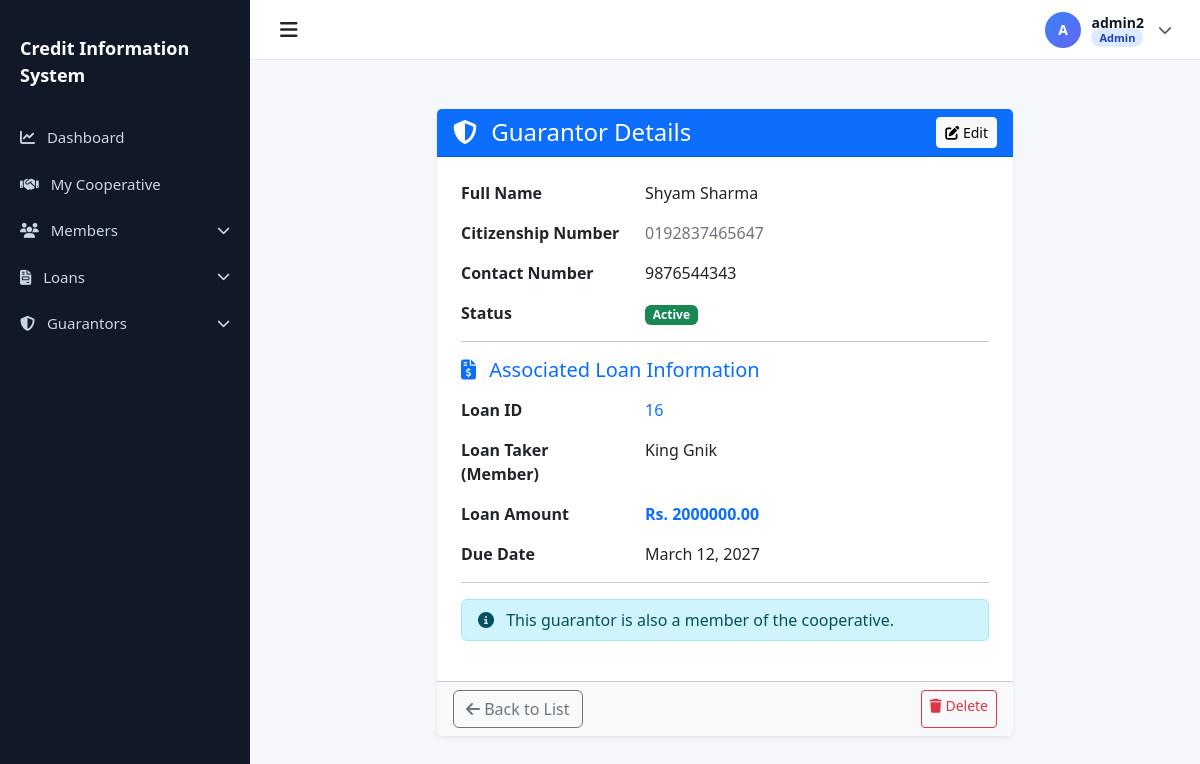
The page /loans/guarantors/6/ (signed in) on the database its author committed.
### accounts/models.py (models this page shows, shortened)
class User(AbstractUser):
    ROLE_CHOICES = (
        ('superadmin', 'Super Admin'),
        ('admin', 'Admin'),
        ('staff', 'Staff'),
    )
    role = models.CharField(max_length=20, choices=ROLE_CHOICES, default='staff')
    cooperative = models.ForeignKey(
        'cooperatives.Cooperative',
        on_delete=models.SET_NULL,
        null=True,
        blank=True,
        related_name='users',
        help_text="Null for Super Admin users"
    )
    is_first_login = models.BooleanField(default=True)
    class Meta:
        ordering = ['-date_joined']
        indexes = [
            models.Index(fields=['role']),
            models.Index(fields=['cooperative']),
        ]
    def is_superadmin(self):
        return self.role == 'superadmin'
    def is_admin(self):
        return self.role == 'admin'
    def is_staff_user(self):
        return self.role == 'staff'

### loans/models.py (models this page shows, shortened)
class Guarantor(models.Model):
    STATUS_CHOICES = [
        ('Active', 'Active'),
        ('Released', 'Released'),
    ]
    name = models.CharField(max_length=255)
    citizenship_number = models.CharField(max_length=50)
    loan = models.ForeignKey(Loan, on_delete=models.CASCADE, related_name="guarantors")
    member = models.ForeignKey(Member, on_delete=models.SET_NULL, null=True, blank=True, related_name="guaranteed_loans")
    contact_number = models.CharField(max_length=15)
    status = models.CharField(max_length=10, choices=STATUS_CHOICES, default='Active')

class Loan(models.Model):
    STATUS_CHOICES = [
        ('Active', 'Active'),
        ('Cleared', 'Cleared'),
        ('Overdue', 'Overdue'),
    ]
    loan_id = models.AutoField(primary_key=True)
    member = models.ForeignKey(
        Member,
        on_delete=models.CASCADE,
        related_name="loans"
    )
    cooperative = models.ForeignKey(
        Cooperative,
        on_delete=models.CASCADE,
        related_name="loans"
    )
    loan_amount = models.DecimalField(max_digits=12, decimal_places=2)
    interest_rate = models.DecimalField(
        max_digits=5,
        decimal_places=2,
        help_text="Interest rate in %"
    )
    loan_date = models.DateField()
    due_date = models.DateField()
    status = models.CharField(
        max_length=10,
        choices=STATUS_CHOICES,
        default="Active"
    )
    remaining_balance = models.DecimalField(
        max_digits=12,
        decimal_places=2,
        blank=True
    )
    created_by = models.ForeignKey(
        settings.AUTH_USER_MODEL,
        on_delete=models.SET_NULL,
        null=True
    )
    created_at = models.DateTimeField(auto_now_add=True)

### members/models.py (models this page shows, shortened)
class Member(models.Model):
    full_name = models.CharField(max_length=255)
    citizenship_number = models.CharField(max_length=50, unique=True)
    unique_system_id = models.CharField(max_length=100, unique=True, editable=False)
    address = models.TextField()
    phone = models.CharField(max_length=20)
    blacklist_status = models.BooleanField(default=False)
    cooperative = models.ForeignKey(
        'cooperatives.Cooperative',
        on_delete=models.CASCADE,
        related_name='members'
    )
    created_at = models.DateTimeField(auto_now_add=True)
    updated_at = models.DateTimeField(auto_now=True)
    class Meta:
        ordering = ['-created_at']
        indexes = [
            models.Index(fields=['citizenship_number']),
            models.Index(fields=['unique_system_id']),
            models.Index(fields=['blacklist_status']),
        ]

### loans/views.py (the view)
# urls.py: path('guarantors/<int:pk>/', GuarantorDetailView.as_view(), name='guarantor_detail'),
class GuarantorDetailView(StaffOrAdminMixin, LoginRequiredMixin, DetailView):
    model = Guarantor
    template_name = 'loans/guarantor_detail.html'
    context_object_name = 'guarantor'
    def get_queryset(self):
        qs = super().get_queryset()
        if not self.request.user.is_superadmin():
            qs = qs.filter(loan__cooperative=self.request.user.cooperative)
        return qs

### accounts/permissions.py (called while the page is built)
    def test_func(self):
        return self.request.user.is_authenticated and (
            self.request.user.is_staff_user() or
            self.request.user.is_admin() or
            self.request.user.is_superadmin()
        )

### templates/loans/guarantor_detail.html
{% extends "base.html" %}
{% block content %}
<div class="container py-4">
    <div class="row justify-content-center">
        <div class="col-md-8">
            <div class="card shadow-sm border-0">
                <div class="card-header bg-primary text-white d-flex justify-content-between align-items-center">
                    <h4 class="mb-0"><i class="fa-solid fa-shield-halved me-2"></i> Guarantor Details</h4>
                    <div>
                        <a href="{% url 'loans:update_guarantor' guarantor.pk %}" class="btn btn-sm btn-light">
                            <i class="fa-solid fa-pen-to-square"></i> Edit
                        </a>
                    </div>
                </div>
                <div class="card-body p-4">
                    <div class="row mb-3">
                        <div class="col-sm-4 fw-bold">Full Name</div>
                        <div class="col-sm-8">{{ guarantor.name }}</div>
                    </div>
                    <div class="row mb-3">
                        <div class="col-sm-4 fw-bold">Citizenship Number</div>
                        <div class="col-sm-8 text-secondary">{{ guarantor.citizenship_number }}</div>
                    </div>
                    <div class="row mb-3">
                        <div class="col-sm-4 fw-bold">Contact Number</div>
                        <div class="col-sm-8">{{ guarantor.contact_number }}</div>
                    </div>
                    <div class="row mb-3">
                        <div class="col-sm-4 fw-bold">Status</div>
                        <div class="col-sm-8">
                            {% if guarantor.status == "Active" %}
                            <span class="badge bg-success">Active</span>
                            {% else %}
                            <span class="badge bg-secondary">Released</span>
                            {% endif %}
                        </div>
                    </div>
                    <hr>
                    <h5 class="mb-3 text-primary"><i class="fa-solid fa-file-invoice-dollar me-2"></i> Associated Loan
                        Information</h5>
                    <div class="row mb-3">
                        <div class="col-sm-4 fw-bold">Loan ID</div>
                        <div class="col-sm-8">
                            <a href="{% url 'loans:loan_detail' guarantor.loan.loan_id %}" class="text-decoration-none">
                                {{ guarantor.loan.loan_id }}
                            </a>
                        </div>
                    </div>
                    <div class="row mb-3">
                        <div class="col-sm-4 fw-bold">Loan Taker (Member)</div>
                        <div class="col-sm-8">
                            {{ guarantor.loan.member.full_name }}
                        </div>
                    </div>
                    <div class="row mb-3">
                        <div class="col-sm-4 fw-bold">Loan Amount</div>
                        <div class="col-sm-8 text-primary fw-bold">Rs. {{ guarantor.loan.loan_amount }}</div>
                    </div>
                    <div class="row mb-3">
                        <div class="col-sm-4 fw-bold">Due Date</div>
                        <div class="col-sm-8">{{ guarantor.loan.due_date }}</div>
                    </div>
                    {% if guarantor.member %}
                    <hr>
                    <div class="alert alert-info py-2">
                        <i class="fa-solid fa-circle-info me-2"></i>
                        This guarantor is also a member of the cooperative.
                    </div>
                    {% endif %}
                </div>
                <div class="card-footer bg-light d-flex justify-content-between">
                    <a href="{% url 'loans:guarantor_list' %}" class="btn btn-outline-secondary">
                        <i class="fa-solid fa-arrow-left"></i> Back to List
                    </a>
                    {% if user.is_superadmin or user.is_admin %}
                    <a href="{% url 'loans:delete_guarantor' guarantor.pk %}" class="btn btn-outline-danger btn-sm">
                        <i class="fa-solid fa-trash"></i> Delete
                    </a>
                    {% endif %}
                </div>
            </div>
        </div>
    </div>
</div>
{% endblock %}

### templates/base.html (shortened to what this page needs)
{% load static %}
<!DOCTYPE html>
<html lang="en">
<head>
    <link href="https://cdn.jsdelivr.net/npm/bootstrap@5.3.2/dist/css/bootstrap.min.css" rel="stylesheet">
    <link rel="stylesheet" href="https://cdnjs.cloudflare.com/ajax/libs/font-awesome/6.5.0/css/all.min.css">
    <link href="https://cdn.jsdelivr.net/npm/select2@4.1.0-rc.0/dist/css/select2.min.css" rel="stylesheet" />
    <link href="https://cdn.jsdelivr.net/npm/select2-bootstrap-5-theme@1.3.0/dist/select2-bootstrap-5-theme.min.css"
        rel="stylesheet" />
</head>
<body class="{% if not user.is_authenticated %}bg-light{% endif %}">
    {% if user.is_authenticated %}
    <div id="sidebar" class="sidebar">
        <div class="sidebar-brand d-flex align-items-center gap-2">
            <span style="font-size: 18px;">Credit Information System</span>
        </div>
        <a href="{% url 'accounts:dashboard' %}">
            <i class="fa-solid fa-chart-line me-2"></i> Dashboard
        </a>
        {% if user.is_superadmin %}
        <a href="#cooperativesMenu" data-bs-toggle="collapse" role="button" aria-expanded="false"
            aria-controls="cooperativesMenu" class="d-flex justify-content-between align-items-center">
            <span><i class="fa-solid fa-building me-2"></i> Cooperatives</span>
            <i class="fa-solid fa-chevron-down small"></i>
        </a>
        <div class="collapse" id="cooperativesMenu">
            <a href="{% url 'cooperatives:create' %}" class="ps-5 py-2 small"><i class="fa-solid fa-plus me-2"></i>Add
                Cooperative</a>
            <a href="{% url 'cooperatives:list' %}" class="ps-5 py-2 small"><i
                    class="fa-solid fa-list me-2"></i>Cooperative List</a>
        </div>
        {% elif user.cooperative %}
        <a href="{% url 'cooperatives:detail' user.cooperative.pk %}">
            <i class="fa-solid fa-handshake me-2"></i> My Cooperative
        </a>
        {% endif %}
        <a href="#membersMenu" data-bs-toggle="collapse" role="button" aria-expanded="false" aria-controls="membersMenu"
            class="d-flex justify-content-between align-items-center">
            <span><i class="fa-solid fa-users me-2"></i> Members</span>
            <i class="fa-solid fa-chevron-down small"></i>
        </a>
        <a href="#loansMenu" data-bs-toggle="collapse" role="button" aria-expanded="false" aria-controls="loansMenu"
            class="d-flex justify-content-between align-items-center">
            <span><i class="fa-solid fa-file-invoice me-2"></i> Loans</span>
            <i class="fa-solid fa-chevron-down small"></i>
        </a>
        <a href="#guarantorsMenu" data-bs-toggle="collapse" role="button" aria-expanded="false"
            aria-controls="guarantorsMenu" class="d-flex justify-content-between align-items-center">
            <span><i class="fa-solid fa-shield-halved me-2"></i> Guarantors</span>
            <i class="fa-solid fa-chevron-down small"></i>
        </a>
    </div>
    {% endif %}
    <div id="mainContent" class="{% if user.is_authenticated %}main-content{% else %}container-fluid{% endif %}">
        {% if user.is_authenticated %}
        <div class="topbar">
            <div class="toggle-btn" onclick="toggleSidebar()">
                <i class="fa-solid fa-bars"></i>
            </div>
            <div class="dropdown">
                <a class="profile-toggle" href="#" role="button" data-bs-toggle="dropdown" aria-expanded="false"
                    style="list-style:none;">
                    <div class="profile-avatar">
                        {% if not user.first_name %}{{ user.username|first|upper }}{% endif %}
                    </div>
                    <div>
                        <div class="profile-name">
                            {% if user.first_name %}
                            {{ user.first_name }} {{ user.last_name }}
                            {% else %}
                            {{ user.username }}
                            {% endif %}
                        </div>
                        <div class="profile-role">
                            {% if user.role == 'superadmin' %}<span class="role-badge superadmin">Super Admin</span>
                            {% elif user.role == 'admin' %}<span class="role-badge admin">Admin</span>
                            {% else %}<span class="role-badge staff">Staff</span>{% endif %}
                        </div>
                    </div>
                    <i class="fa-solid fa-chevron-down small ms-1 text-muted"></i>
                </a>
            </div>
        </div>
        {% endif %}
        <div class="page-content">
            {% block content %}
            {% endblock %}
        </div>
    </div>
</body>
</html>

### templates/base.html (style rules this page uses)
body { overflow-x: hidden; background: #f5f7fb; }
.sidebar { height: 100vh; width: 250px; position: fixed; top: 0; left: 0; background: #111827; padding-top: 20px; transition: all 0.3s; z-index: 1050; }
.sidebar a { color: #cbd5e1; padding: 12px 20px; display: block; text-decoration: none; font-size: 15px; }
.sidebar-brand { color: #fff; font-size: 20px; font-weight: 600; padding: 15px 20px; margin-bottom: 10px; }
.main-content { margin-left: 250px; transition: all 0.3s; min-height: 100vh; }
.topbar { height: 60px; background: #fff; border-bottom: 1px solid #e5e7eb; display: flex; align-items: center; justify-content: space-between; padding: 0 20px; position: sticky; top: 0; z-index: 1030; }
.toggle-btn { font-size: 20px; cursor: pointer; padding: 5px 10px; border-radius: 4px; transition: background 0.2s; }
.page-content { padding: 25px; }
.profile-avatar { width: 36px; height: 36px; border-radius: 50%; background: linear-gradient(135deg, #3b82f6, #6366f1); color: #fff; display: inline-flex; align-items: center; justify-content: center; font-weight: 700; font-size: 14px; letter-spacing: 0.5px; flex-shrink: 0; }
.profile-toggle { display: flex; align-items: center; gap: 10px; text-decoration: none; color: #1f2937; padding: 4px 8px; border-radius: 8px; transition: background 0.2s; }
.profile-toggle .profile-name { font-weight: 600; font-size: 14px; line-height: 1; color: #111827; }
.profile-toggle .profile-role { font-size: 11px; color: #6b7280; line-height: 1; margin-top: 2px; }
.role-badge { font-size: 11px; font-weight: 600; padding: 2px 8px; border-radius: 20px; }
.role-badge.admin { background: #dbeafe; color: #1e40af; }

### rows shown on the page
User: username|first "A", username "admin2"
Guarantor: name "Shyam Sharma", citizenship_number "0192837465647", contact_number "9876544343", loan.loan_id "16", loan.member.full_name "King Gnik", loan.loan_amount "2000000.00", loan.due_date "March 12, 2027"
